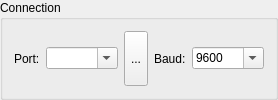
          <widget class="GroupBox" name="grpConnection">
           <property name="title">
            <string>Connection</string>
           </property>
           <layout class="QVBoxLayout" name="verticalLayout">
            <item>
             <layout class="QHBoxLayout" name="horizontalLayout_3" stretch="0,1,0,0,1">
              <item>
               <widget class="QLabel" name="label">
                <property name="text">
                 <string>Port:</string>
                </property>
               </widget>
              </item>
              <item>
               <widget class="QComboBox" name="cboPort">
                <property name="editable">
                 <bool>true</bool>
                </property>
               </widget>
              </item>
              <item>
               <widget class="QToolButton" name="cmdRefresh">
                <property name="sizePolicy">
                 <sizepolicy hsizetype="Fixed" vsizetype="Expanding">
                  <horstretch>0</horstretch>
                  <verstretch>0</verstretch>
                 </sizepolicy>
                </property>
                <property name="styleSheet">
                 <string notr="true">padding: 0 1 0 2;</string>
                </property>
                <property name="text">
                 <string>...</string>
                </property>
                <property name="icon">
                 <iconset resource="../../images.qrc">
                  <normaloff>:/images/restart.png</normaloff>:/images/restart.png</iconset>
                </property>
               </widget>
              </item>
              <item>
               <widget class="QLabel" name="label_2">
                <property name="text">
                 <string>Baud:</string>
                </property>
               </widget>
              </item>
              <item>
               <widget class="QComboBox" name="cboBaud">
                <property name="editable">
                 <bool>true</bool>
                </property>
                <property name="currentText">
                 <string>9600</string>
                </property>
                <item>
                 <property name="text">
                  <string>9600</string>
                 </property>
                </item>
                <item>
                 <property name="text">
                  <string>14400</string>
                 </property>
                </item>
                <item>
                 <property name="text">
                  <string>19200</string>
                 </property>
                </item>
                <item>
                 <property name="text">
                  <string>38400</string>
                 </property>
                </item>
                <item>
                 <property name="text">
                  <string>57600</string>
                 </property>
                </item>
                <item>
                 <property name="text">
                  <string>115200</string>
                 </property>
                </item>
               </widget>
              </item>
             </layout>
            </item>
           </layout>
          </widget>
